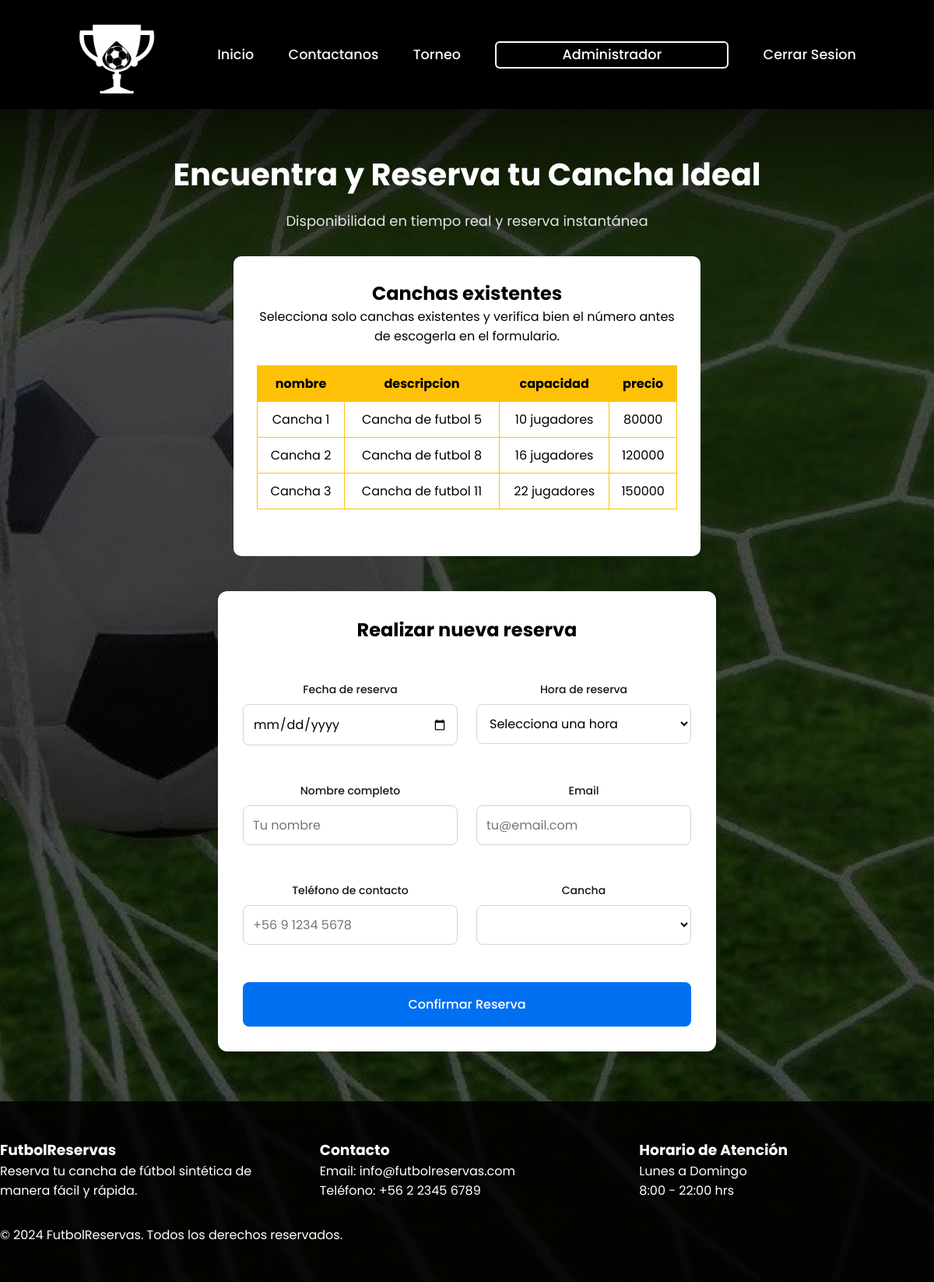
The app's page /app/GoldenPlayer/user/home.php (signed in) with its own data.
### tables this page shows
CREATE TABLE `canchas` (
  `id` int(11) NOT NULL,
  `nombre` varchar(100) NOT NULL,
  `descripcion` text DEFAULT NULL,
  `capacidad` varchar(20) DEFAULT NULL,
  `precio` varchar(100) DEFAULT NULL
);

### app/GoldenPlayer/user/home.php (the view, shortened to what this page needs)
<?php
$conn = conexion();
?>
<!DOCTYPE html>
<html lang="en">
<head>
    <link rel="stylesheet" href="../css/home.css">
    <link rel="stylesheet"
        href="https://cdn.jsdelivr.net/npm/@fortawesome/fontawesome-free@6.6.0/css/fontawesome.min.css"
>
</head>
<body>
    <header>
        <img src="../img/logo.png" class="logo">
        <div class="menu-toggle" onclick="toggleMenu()">☰</div>
        <nav class="navegation">
            <a href="home.php">Inicio</a>
            <a href="contacto.php">Contactanos</a>
            <a href="torneo.php">Torneo</a>
            <button class="btnLogin-popup" onclick="window.location.href='profile.php'"><?php
            echo $_SESSION["username"];
            ?></button>
            <a href="../controlador/login/controladorCerrar.php" class="btn">Cerrar Sesion</a>
        </nav>
    </header>
    <br><br>
    <section class="hero">
        <div class="container">
            <h2 class="hero-title">Encuentra y Reserva tu Cancha Ideal</h2>
            <p class="hero-subtitle">Disponibilidad en tiempo real y reserva instantánea</p>
            <center>
                <section class="motivacion">
                    <h2>Canchas existentes</h2>
                    <p>Selecciona solo canchas existentes y verifica bien el número antes de escogerla en el formulario.
                    </p>
                    <br>
                    <table>
                        <thead>
                            <tr>
                                <th>nombre</th>
                                <th>descripcion</th>
                                <th>capacidad</th>
                                <th>precio</th>
                            </tr>
                        </thead>
                        <tbody>
                            <?php
                            $sql = "SELECT * FROM canchas";
                            $query = mysqli_query($conn, $sql);
                            while ($row = mysqli_fetch_array($query)) { ?>
                                <tr>
                                    <td>
                                        <?= $row['nombre'] ?>
                                    </td>
                                    <td>
                                        <?= $row['descripcion'] ?>
                                    </td>
                                    <td>
                                        <?= $row['capacidad'] ?>
                                    </td>
                                    <td>
                                        <?= $row['precio'] ?>
                                    </td>
                                </tr>
                            <?php }
                            ?>
                        </tbody>
                    </table>
                </section>
            </center>
        </div>
        <br>
        <div class="container">
            <center>
                <div id="miModal" class="modal">
                    <div class="modal-content">
                        <div class="wrapper" id="reservaForm">
                            <form class="reserva-form" id="formReservaAdmin" action="../controlador/crearReserva.php"
                                method="POST">
                                <center>
                                    <h2>Realizar nueva reserva</h2>
                                </center>
                                <div class="hero-image-container">
                                </div>
                                <div class="form-row">
                                    <div class="form-group">
                                        <label class="form-label">Fecha de reserva</label>
                                        <input type="date" id="fecha" name="fecha" class="form-input" required />
                                    </div>
                                    <div class="form-group">
                                        <label class="form-label">Hora de reserva</label>
                                        <select id="hora" name="hora" class="form-input" required>
                                            <option value="">Selecciona una hora</option>
                                        </select>
                                    </div>
                                </div>
                                <div class="form-row">
                                    <div class="form-group">
                                        <label class="form-label">Nombre completo</label>
                                        <input type="text" id="nombre" name="nombre" class="form-input"
                                            placeholder="Tu nombre" required />
                                    </div>
                                    <div class="form-group">
                                        <label class="form-label">Email</label>
                                        <input type="email" id="email" name="email" class="form-input"
                                            placeholder="tu@email.com" />
                                    </div>
                                </div>
                                <div class="form-row">
                                    <div class="form-group">
                                        <label class="form-label">Teléfono de contacto</label>
                                        <input type="tel" id="telefono" name="telefono" class="form-input"
                                            placeholder="+56 9 1234 5678" required />
                                    </div>
                                    <div class="form-group">
                                        <label class="form-label">Cancha</label>
                                        <select id="cancha_id" name="cancha_id" class="form-input" required>
                                            <option value=""></option>
                                            <?php
                                            $sql = "SELECT * FROM canchas";
                                            $query = mysqli_query($conn, $sql);
                                            while ($row = mysqli_fetch_array($query)) {
                                                ?>
                                                <option value="<?= $row['id'] ?>">
                                                </option>
                                                <?php
                                            }
                                            ?>
                                        </select>
                                    </div>
                                </div>
                                <button type="submit" class="submit-button">Confirmar Reserva</button>
                            </form>
                        </div>
                    </div>
                </div>
            </center>
        </div>
    </section>
    <footer class="footer">
        <div class="container">
            <div class="footer-grid">
                <div>
                    <h3 class="footer-title">FutbolReservas</h3>
                    <p>Reserva tu cancha de fútbol sintética de manera fácil y rápida.</p>
                </div>
                <div>
                    <h3 class="footer-title">Contacto</h3>
                    <p>Email: info@futbolreservas.com</p>
                    <p>Teléfono: +56 2 2345 6789</p>
                </div>
                <div>
                    <h3 class="footer-title">Horario de Atención</h3>
                    <p>Lunes a Domingo</p>
                    <p>8:00 - 22:00 hrs</p>
                </div>
            </div>
            <div class="footer-bottom">
                <p>© 2024 FutbolReservas. Todos los derechos reservados.</p>
            </div>
        </div>
    </footer>
</body>
</html>

### app/GoldenPlayer/css/home.css (style rules this page uses)
* { margin: 0; padding: 0; box-sizing: border-box; font-family: 'Poppins', sans-serif; }
body { justify-content: center; align-items: center; min-height: 100vh; background: url('../img/background.jpg') no-repeat; background-size: cover; background-position: center; padding-top: 80px; }
header { position: fixed; top: 0; left: 0; width: 100%; padding: 20px 100px; display: flex; justify-content: space-between; align-items: center; z-index: 99; background: rgb(0, 0, 0); backdrop-filter: blur(100%); }
.logo { width: 100px; height: auto; margin-right: 15px; object-fit: contain; }
.navegation a { position: relative; font-size: 1.1em; color: aliceblue; text-decoration: none; font-weight: 500; margin-left: 40px; }
.navegation a::after { content: ''; position: absolute; left: 0; bottom: -6px; width: 100%; height: 3px; background: #fff; border-radius: 5px; transform-origin: right; transform: scaleX(0); transition: transform .5s; }
.navegation .btnLogin-popup { width: 300px; height: 35px; background: transparent; border: 2px solid #fff; outline: none; border-radius: 6px; cursor: pointer; font-size: 1.1em; color: #fff; font-weight: 500; margin-left: 40px; transition: .5s; }
.hero { background: none; padding: 64px 0; text-align: center; }
.hero-title { font-size: 2.5rem; font-weight: bold; margin-bottom: 16px; color: #ffffff; }
.hero-subtitle { font-size: 1.125rem; color: #ffffffe0; margin-bottom: 32px; }
.hero-image-container { max-width: 800px; max-height: 800px; margin: 0 auto; }
.footer { background-color: #000000de; color: white; padding: 48px 0; }
.footer-grid { display: grid; grid-template-columns: 1fr; gap: 32px; margin-bottom: 32px; }
@media (min-width: 768px) { .footer-grid { grid-template-columns: repeat(3, 1fr); } }
.reserva-form { max-width: 640px; margin: 0 auto; background-color: #ffffff; padding: 32px; border-radius: 12px; box-shadow: 0 4px 12px rgba(0, 0, 0, 0.05); }
.form-row { display: grid; grid-template-columns: 1fr; gap: 24px; margin-bottom: 24px; }
@media (min-width: 768px) { .form-row { grid-template-columns: 1fr 1fr; } }
.form-group { margin-bottom: 24px; }
.form-label { display: block; font-size: 0.875rem; font-weight: 500; margin-bottom: 8px; color: #171717; }
.form-input { width: 100%; padding: 12px; border: 1px solid #d4d4d4; border-radius: 8px; background-color: #ffffff; font-size: 1rem; }
.submit-button { width: 100%; padding: 16px; background-color: #0070f3; color: white; border: none; border-radius: 8px; font-size: 1rem; font-weight: 500; cursor: pointer; transition: background-color 0.3s ease; }
.motivacion { width: 50%; text-align: center; padding: 30px; background: #ffffff; margin: 20px; border-radius: 10px; }
.motivacion h2 { color: #000000; }
table { width: 100%; border-collapse: collapse; margin-bottom: 30px; }
th, td { padding: 10px; text-align: center; border: 1px solid #FFC107; }
th { background: #FFC107; color: black; }
tr:nth-child(even) { background: rgba(255, 255, 255, 0.1); }

### records on screen
canchas: nombre "Cancha 1", descripcion "Cancha de futbol 5", capacidad "10 jugadores", precio "80000"
canchas: nombre "Cancha 2", descripcion "Cancha de futbol 8", capacidad "16 jugadores", precio "120000"
canchas: nombre "Cancha 3", descripcion "Cancha de futbol 11", capacidad "22 jugadores", precio "150000"

### other values on screen
$_SESSION["username"] "Administrador"
